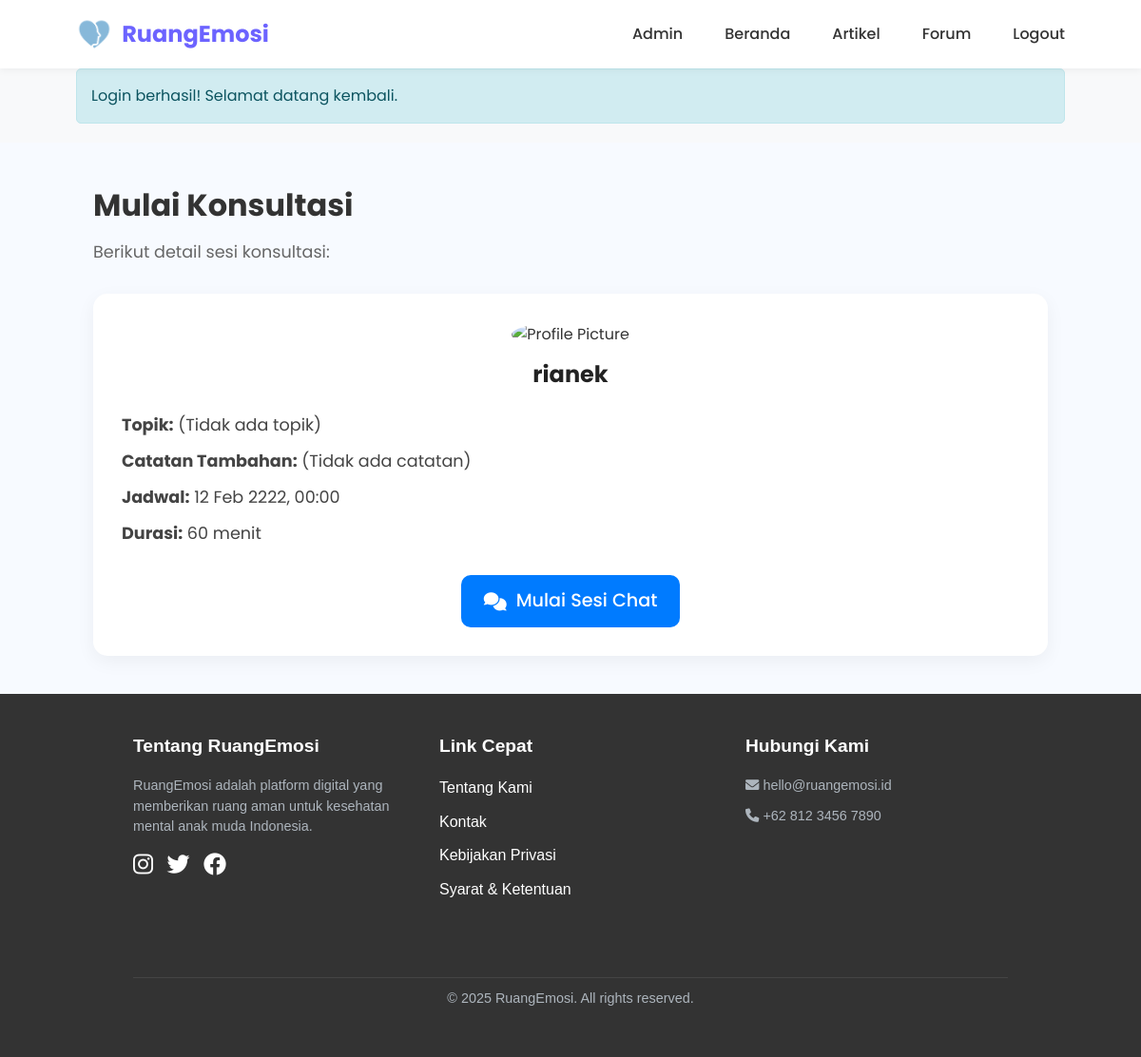
/counselor/start_consultation.php?id=22 (signed in), run on the app's committed database.
### tables this page shows
CREATE TABLE `consultations` (
  `consultation_id` int NOT NULL,
  `user_id` int NOT NULL,
  `counselor_id` int NOT NULL,
  `schedule` datetime DEFAULT NULL,
  `duration` int DEFAULT '60',
  `status` enum('pending','confirmed','completed','cancelled','accepted','rejected') DEFAULT 'pending',
  `notes` text,
  `rating` int DEFAULT NULL,
  `feedback` text,
  `created_at` timestamp NULL DEFAULT CURRENT_TIMESTAMP,
  `updated_at` timestamp NULL DEFAULT CURRENT_TIMESTAMP ON UPDATE CURRENT_TIMESTAMP,
  `start_time` time DEFAULT NULL,
  `end_time` time DEFAULT NULL,
  `meeting_link` varchar(255) DEFAULT NULL,
  `review` text,
  `counselor_reply` text,
  `reply_date` datetime DEFAULT NULL
);

CREATE TABLE `users` (
  `user_id` int NOT NULL,
  `username` varchar(50) NOT NULL,
  `email` varchar(100) NOT NULL,
  `password` varchar(255) NOT NULL,
  `full_name` varchar(100) DEFAULT NULL,
  `birth_date` date DEFAULT NULL,
  `gender` enum('L','P','Lainnya') DEFAULT NULL,
  `is_anonymous` tinyint(1) DEFAULT '1',
  `is_counselor` tinyint(1) DEFAULT '0',
  `bio` text,
  `profile_pic` varchar(255) DEFAULT NULL,
  `created_at` timestamp NULL DEFAULT CURRENT_TIMESTAMP,
  `updated_at` timestamp NULL DEFAULT CURRENT_TIMESTAMP ON UPDATE CURRENT_TIMESTAMP,
  `is_admin` tinyint(1) DEFAULT '0',
  `remember_token` varchar(64) DEFAULT NULL,
  `remember_token_expiry` datetime DEFAULT NULL,
  `reset_token` varchar(64) DEFAULT NULL,
  `reset_token_expiry` datetime DEFAULT NULL,
  `reset_attempts` int DEFAULT '0',
  `status` enum('active','pending') DEFAULT 'active',
  `profile_image` varchar(255) DEFAULT 'default.png'
);

### counselor/start_consultation.php (the view, shortened to what this page needs)
<?php
require_once '../includes/functions.php';
require_once '../includes/auth.php';
$consultation_id = (int)$_GET['id'];
$stmt = $conn->prepare("
    SELECT c.*, u.username, u.profile_pic
    FROM consultations c
    JOIN users u ON c.user_id = u.user_id
    WHERE c.consultation_id = ?
");
$stmt->bind_param("i", $consultation_id);
$stmt->execute();
$result = $stmt->get_result();
$consultation = $result->fetch_assoc();
require_once '../includes/header.php';
?>
<section class="start-consultation">
    <div class="container">
        <div class="consultation-header">
            <h1>Mulai Konsultasi</h1>
            <p>Berikut detail sesi konsultasi:</p>
        </div>
        <div class="consultation-details">
            <div class="user-profile">
                <img src="<?= htmlspecialchars($consultation['profile_pic'] ?? '../assets/default-profile.png') ?>" alt="Profile Picture" class="profile-pic">
                <h3><?= htmlspecialchars($consultation['username']) ?></h3>
            </div>
            <ul class="consultation-info">
                <li><strong>Topik:</strong> <?= htmlspecialchars($consultation['topic'] ?? '(Tidak ada topik)') ?></li>
                <li><strong>Catatan Tambahan:</strong> <?= nl2br(htmlspecialchars($consultation['notes'] ?? '(Tidak ada catatan)')) ?></li>
                <li><strong>Jadwal:</strong> <?= htmlspecialchars(date('d M Y, H:i', strtotime($consultation['schedule']))) ?></li>
                <li><strong>Durasi:</strong> <?= htmlspecialchars($consultation['duration']) ?> menit</li>
            </ul>
            <div class="start-session">
                <a href="chat_room.php?id=<?= $consultation['consultation_id'] ?>" class="btn btn-primary">
                    <i class="fas fa-comments"></i> Mulai Sesi Chat
                </a>
            </div>
        </div>
    </div>
</section>
<?php require_once '../includes/footer.php'; ?>

### assets/css/style.css (style rules this page uses)
:root { --primary-color: #6C63FF; --secondary-color: #4D44DB; --accent-color: #FF6584; --light-color: #F8F9FA; --dark-color: #212529; --gray-color: #6C757D; --light-gray: #E9ECEF; --success-color: #28A745; --warning-color: #FFC107; --danger-color: #DC3545; --pastel-blue: #A7C5EB; --pastel-purple: #C4A7E8; --pastel-pink: #F5C3C2; --pastel-green: #C1E1C1; }
* { margin: 0; padding: 0; box-sizing: border-box; }
body { font-family: 'Poppins', sans-serif; line-height: 1.6; color: var(--dark-color); background-color: #F9F9F9; }
.container { width: 100%; max-width: 1200px; margin: 0 auto; padding: 0 20px; }
a { text-decoration: none; color: var(--primary-color); transition: all 0.3s ease; }
.btn { display: inline-block; padding: 10px 20px; border-radius: 30px; font-weight: 500; text-align: center; cursor: pointer; transition: all 0.3s ease; border: none; }
.btn-primary { background-color: var(--primary-color); color: white; }

### includes/header.php (style rules this page uses)
* { margin: 0; padding: 0; box-sizing: border-box; }
body { font-family: 'Poppins', sans-serif; line-height: 1.6; color: #333; background-color: #f8f9fa; }
.container { width: 90%; max-width: 1200px; margin: 0 auto; }
.btn { padding: 0.75rem 1.5rem; border: none; border-radius: 5px; font-weight: 500; text-decoration: none; display: inline-block; }
.btn-primary { background-color: #0d47a1; color: #fff; }

### counselor/start_consultation.php (style rules this page uses)
.start-consultation { padding: 40px 20px; background-color: #f7faff; }
.consultation-header h1 { font-size: 2rem; color: #333; margin-bottom: 10px; }
.consultation-header p { font-size: 1.1rem; color: #666; }
.consultation-details { background: white; padding: 30px; margin-top: 30px; border-radius: 15px; box-shadow: 0 6px 20px rgba(0, 0, 0, 0.05); }
.user-profile { text-align: center; margin-bottom: 20px; }
.user-profile .profile-pic { width: 100px; height: 100px; object-fit: cover; border-radius: 50%; margin-bottom: 10px; }
.user-profile h3 { margin: 0; font-size: 1.5rem; color: #222; }
.consultation-info { list-style: none; padding: 0; margin: 20px 0; font-size: 1.1rem; color: #444; }
.consultation-info li { margin-bottom: 10px; }
.start-session { text-align: center; margin-top: 30px; }
.start-session .btn-primary { background-color: #007bff; color: white; padding: 12px 24px; border-radius: 10px; font-size: 1.2rem; text-decoration: none; display: inline-flex; align-items: center; gap: 10px; transition: background-color 0.3s; }

### data on the page
consultations: user.username "rianek", notes "(Tidak ada catatan)", schedule "12 Feb 2222, 00:00", duration "60"

### other printed values
$_SESSION['message'] "Login berhasil! Selamat datang kembali."
$consultation['topic'] "(Tidak ada topik)"
